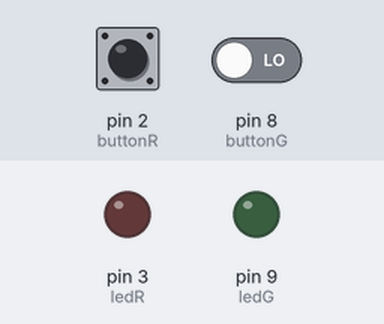
Recording of a sketch running on a simulated Arduino Uno, built with avr-gcc and run on an emulated ATmega328P. Parts: output pins drawn as LEDs (lit = HIGH). Dashed ring = blinking. The test bench sets the inputs (shaded band); at power-on: pin 2 (buttonR) LOW, pin 8 (buttonG) LOW.

Above: at 1.3 s.
1.4 s: pin 2 (buttonR) pulled HIGH for 3.2 s
At 4.8 s:
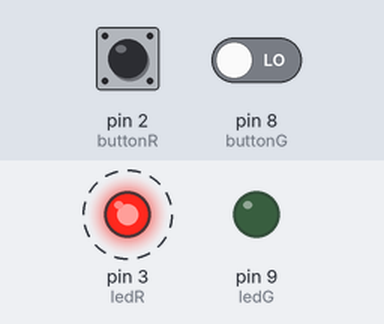
6.1 s: pin 2 (buttonR) driven HIGH and pin 8 (buttonG) driven HIGH
At 6.9 s:
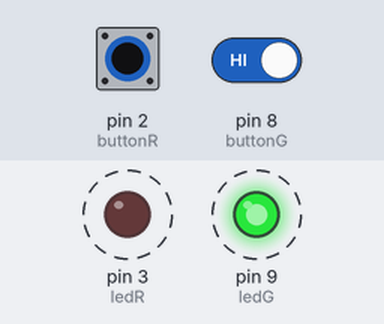
9.1 s: pin 2 (buttonR) driven LOW
At 9.1 s:
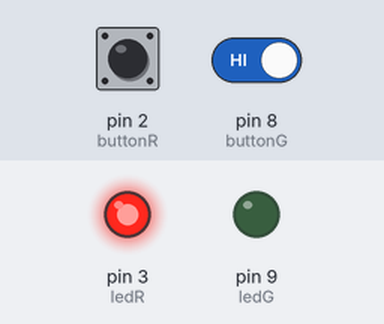
10.6 s: pin 2 (buttonR) driven HIGH
At 11.4 s:
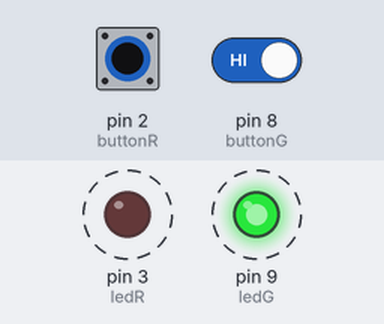
13.6 s: pin 8 (buttonG) driven LOW
At 14.9 s:
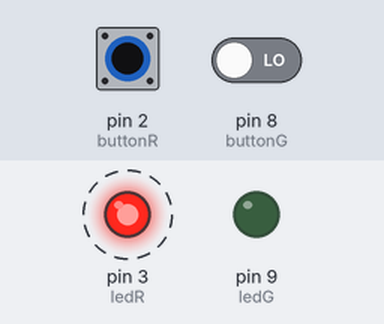
Timing chart, 0 to 17.6 s (numbered marks = the images above; inputs shaded):
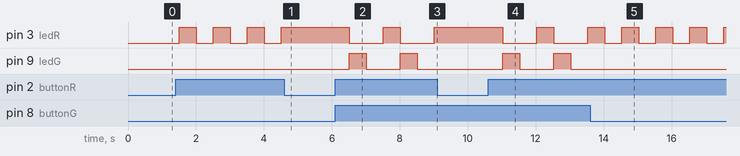

The sketch:

Button_answer.ino
```cpp
//////Button
int buttonR = 2;
int buttonG = 8;
int ledR = 3;
int ledG = 9;
int StateR = 0;
int StateG = 0;
unsigned long lastTime = 0;

void setup() {
  // put your setup code here, to run once:
  pinMode(buttonR, INPUT);
  pinMode(buttonG, INPUT);
  pinMode(ledR, OUTPUT);
  pinMode(ledG, OUTPUT);
  Serial.begin(9600);
}

void loop() {
  // put your main code here, to run repeatedly:

  if (millis() - lastTime > 500){
    if (digitalRead(buttonR) == 1)
      if (StateG == 0)
        if (StateR == 0)
          StateR = 1;
        else
          StateR = 0;

    if (digitalRead(buttonG) == 1)
      if (StateR == 0)
        if (StateG == 0)
          StateG = 1;
        else
          StateG = 0;

    digitalWrite(ledR,StateR);
    digitalWrite(ledG,StateG);
    lastTime = millis();
  }
}
```

Measured:
- after the input at 1.4 s, pin 3 (ledR): alternates HIGH for 0.50 s and LOW for 0.50 s, 7 changes in all, then stays HIGH, starting after 0.10 s
- after the input at 6.1 s, pin 3 (ledR), pin 9 (ledG): alternates HIGH for 0.50 s and LOW for 1.0 s, starting after 0.41 s
- after the input at 9.1 s, pin 3 (ledR): stays HIGH (without the input it goes to LOW after 0.42 s); pin 9 (ledG): stays LOW (without the input it goes to HIGH after 0.42 s)
- after the input at 10.6 s, pin 3 (ledR), pin 9 (ledG): alternates HIGH for 0.50 s and LOW for 1.0 s, starting after 0.42 s
- after the input at 13.6 s, pin 3 (ledR): alternates HIGH for 0.50 s and LOW for 0.50 s, starting after 0.93 s; pin 9 (ledG): stops changing and stays LOW
